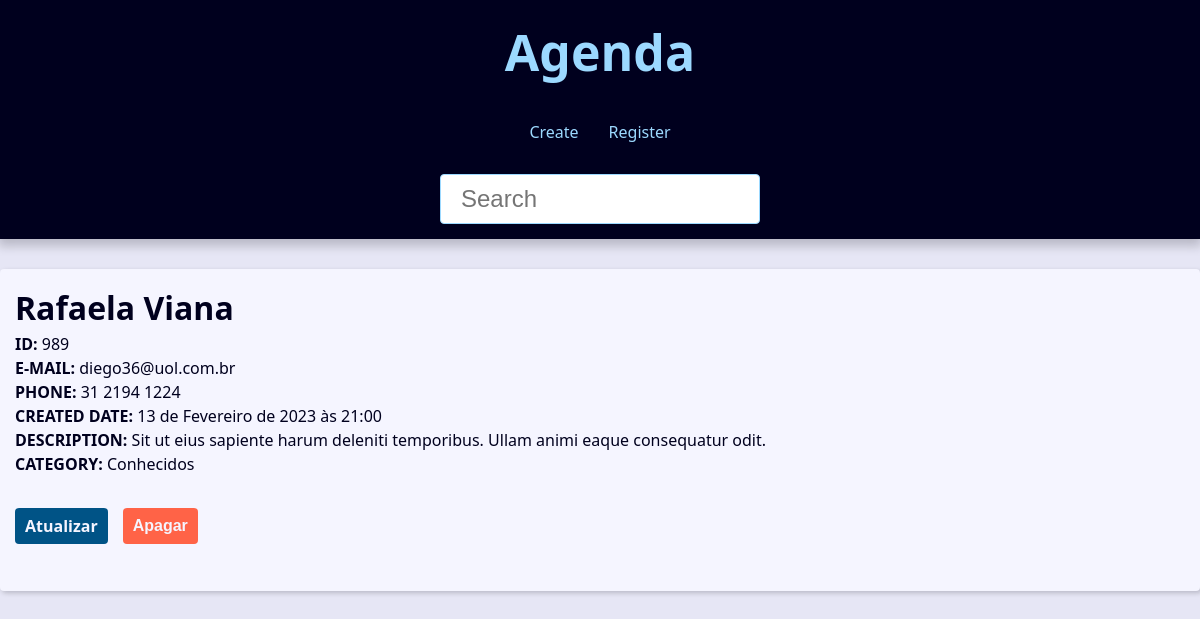
The page /contato/989/detail on the database its author committed.
### contact/models.py (models this page shows, shortened)
class contact(models.Model):
    first_name = models.CharField(max_length=20)
    last_name = models.CharField(max_length=20)
    phone = models.CharField(max_length=15,verbose_name='Telefone')
    email = models.EmailField(max_length=254, blank=True)
    created_date = models.DateTimeField(default=timezone.now)
    description = models.TextField(blank=True)
    show = models.BooleanField(default=True)
    picture = models.ImageField(blank=True, upload_to='pictures/%Y/%m/')
    category = models.ForeignKey(Category, on_delete=models.SET_NULL,blank=True, null=True)
    owner = models.ForeignKey(User, on_delete=models.SET_NULL,blank=True, null=True)

class Category(models.Model):
    class Meta:
        verbose_name = 'Category'
        verbose_name_plural = 'Categories'
    name = models.CharField(max_length=20)
    def __str__(self) -> str:
        return (f'{self.name}')

### contact/views/contact_views.py (the view)
# urls.py: path('contato/<int:contact_id>/detail', views.contatos, name='contatos'), #Read
def contatos(request, contact_id):
    single_contact = get_object_or_404(contact.objects, pk=contact_id, show=True)
    site_nome = f'{single_contact.first_name} {single_contact.last_name} - '
    context = {
        'pagina_contato' : single_contact,
        'site_nome' : site_nome
    }
    return render(request,
                'contact/contact.html',
                context,
                )

### contact/templates/contact/contact.html (shortened to what this page needs)
{% extends "base.html" %}
{% block content %}
    <div class="sigle-contact">
        <h1 class="single-contact-name">
            {{pagina_contato.first_name}} {{pagina_contato.last_name}}
        </h1>
            <p>
                <b>ID: </b>
                {{pagina_contato.id}}
            </p>
            <p>
                <b>E-MAIL: </b>
                {{pagina_contato.email}}
            </p>
            <p>
                <b>PHONE: </b>
                {{pagina_contato.phone}}
            </p>
            <p>
                <b>CREATED DATE: </b>
                {{pagina_contato.created_date}}
            </p>
            <p>
                <b>DESCRIPTION:</b>
                {{pagina_contato.description}}
            </p>
            <p>
                <b>CATEGORY: </b>
                {{pagina_contato.category}}
            </p>
            <div class="contact-links">
                <a class="btn btn-link" href="{% url 'contact:update' pagina_contato.id %}">Atualizar</a>
                <form action="{% url 'contact:delete' pagina_contato.id %}" method="post">
                    {% if confirmation == 'no' %}
                        <input type="hidden" name="confirmation" value="yes">
                        <button class="btn btn-link btn-confirmar" type="submit">Confirmação</button>
                        {% else %}
                        <button class="btn btn-link btn-delete" type="submit">Apagar</button>
                    {% endif %}
                </form>
            </div>
    </div>
{% endblock content %}

### base/static/global/css/style.css (style rules this page uses)
:root { --spacing: 1.5rem; --link-dark-color: rgb(0, 83, 134); --link-light-color: rgb(156, 217, 255); --clr-white: rgb(245, 245, 255); --clr-black: rgb(0, 0, 30); --clr-light-gray: rgb(230, 230, 245); --clr-dark-shadow-5: rgba(0, 0, 10, 5%); --clr-dark-shadow-10: rgba(0, 0, 10, 10%); --clr-dark-shadow-20: rgba(0, 0, 10, 20%); --clr-light-shadow-5: rgba(200, 200, 255, 5%); --clr-light-shadow-10: rgba(200, 200, 255, 10%); --clr-light-shadow-20: rgba(200, 200, 255, 20%); --main-page-width: 120rem; --table-min-width: 60rem; --biggest-font-size: 5rem; --bigger-font-size: 4rem; --big-font-size: 3.2rem; --medium-font-size: 2.4rem; --small-font-size: 1.6rem; --smaller-font-size: 1.4rem; --smallest-font-size: 1.2rem; --transition-fast: 300ms; --transition-medium: 600ms; --transition-slow: 1s; --default-border-radius: 4px; }
*, *::before, *::after { margin: 0; padding: 0; box-sizing: border-box; }
html { font-size: 62.5%; }
body { font-family: system-ui, -apple-system, BlinkMacSystemFont, 'Segoe UI', Roboto, Oxygen, Ubuntu, Cantarell, 'Open Sans', 'Helvetica Neue', sans-serif; line-height: 1.5; font-size: var(--small-font-size); color: var(--clr-black); -webkit-font-smoothing: antialiased; background: var(--clr-light-gray); }
.btn { background-color: var(--link-dark-color); color: var(--clr-white); font-weight: bold; border: none; padding: 1rem 3rem; border-radius: var(--default-border-radius); cursor: pointer; transition: filter var(--transition-fast) ease-in-out; }
.contact-links { margin-block: calc(var(--small-font-size) * 2); display: flex; align-items: center; gap: 0 var(--spacing); }
.btn-link { font-size: var(--small-font-size); text-decoration: none; font-weight: bold; padding: 1rem; display: block; line-height: var(--small-font-size); }
.btn-delete { background: tomato; }

### rows shown on the page
contact: first_name "Rafaela", last_name "Viana", id "989", email "diego36@uol.com.br", phone "31 2194 1224", created_date "13 de Fevereiro de 2023 às 21:00", description "Sit ut eius sapiente harum deleniti temporibus. Ullam animi eaque consequatur odit.", category "Conhecidos"
